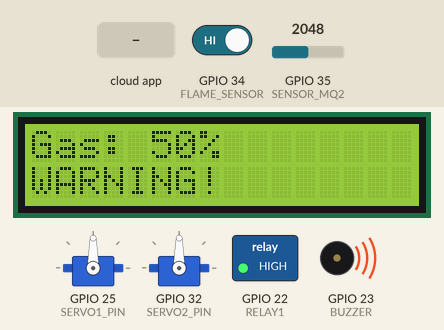
Bench run of a sketch on a simulated ESP32. Shown: 16×2 character LCD, 2 × servo, switched loads named in the sketch (green lamp = pin HIGH), buzzer (waves = sounding, pin HIGH). Inputs (shaded band) come from the test bench; at power-on: GPIO 35 (SENSOR_MQ2) = 2048, GPIO 34 (FLAME_SENSOR) HIGH. WiFi joins after 1.5 s; servers stay silent unless stated; the local clock reads 2024-03-15 10:24:30 at power-on unless the sketch sets it; what the sketch prints to the serial monitor is not drawn.

Above: at 5.1 s.
5.2 s: GPIO 35 (SENSOR_MQ2) set to 224
At 7.3 s:
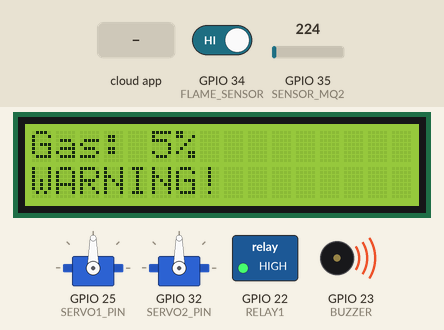
8.2 s: GPIO 35 (SENSOR_MQ2) set to 191
At 8.9 s:
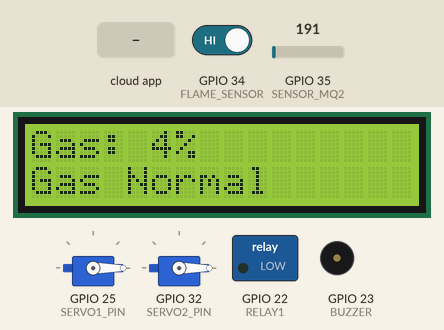
11.2 s: GPIO 34 (FLAME_SENSOR) driven LOW
At 12.0 s:
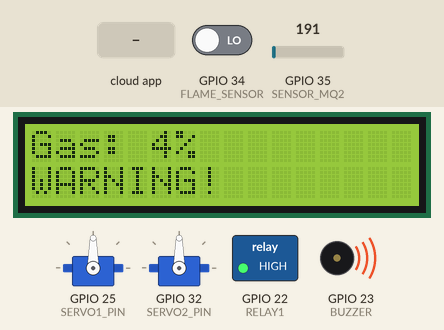
14.2 s: GPIO 35 (SENSOR_MQ2) set to 491
At 15.0 s:
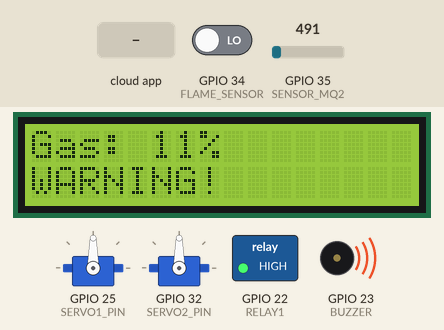
17.2 s: the phone or cloud app sets fan to ON
18.7 s: the phone or cloud app sets buzzer to ON
Timing chart, 0 to 21.7 s (numbered marks = the images above; inputs shaded):
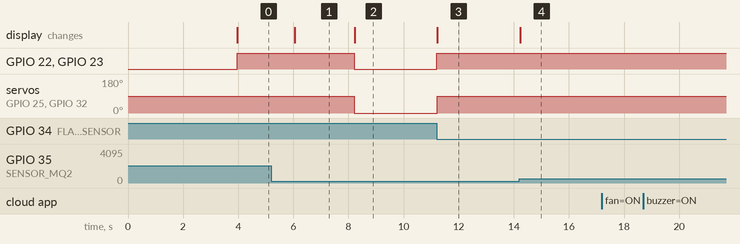

Measured:
- the behaviour switches between 205 and 204 on GPIO 35 (SENSOR_MQ2) (found by bisection; images 1 and 2)
- after the input at 5.2 s, the display: changes after 0.86 s (image 1)
- after the input at 8.2 s, GPIO 22 (RELAY1), GPIO 23 (BUZZER): HIGH → LOW at once; servo on GPIO 25 (SERVO1_PIN), servo on GPIO 32 (SERVO2_PIN): 90° → 0° at once; the display: changes at once (image 2)
- after the input at 11.2 s, GPIO 22 (RELAY1), GPIO 23 (BUZZER): LOW → HIGH at once; servo on GPIO 25 (SERVO1_PIN), servo on GPIO 32 (SERVO2_PIN): 0° → 90° at once; the display: changes at once (image 3)
- after the input at 14.2 s, the display: changes at once (image 4)
- after the input at 17.2 s, every drawn part: stays the same
- after the input at 18.7 s, every drawn part: stays the same

The sketch:

gas.ino
```cpp
#include <WiFi.h>
#include <Firebase_ESP_Client.h>
#include <WebServer.h>
#include <LiquidCrystal.h>
#include <ESP32Servo.h>
#include "time.h"
// #include <Button.h>

// ------------------------ WiFi ------------------------
const char* ssid = "iPhone";
const char* password = "vannhucu";

// ------------------------ Time ------------------------
const char* ntpServer = "pool.ntp.org";
const long gmtOffset_sec = 7 * 3600; // GMT+7
const int daylightOffset_sec = 0;


// ------------------------ Firebase ------------------------
#define FIREBASE_HOST "iot-gas-6bce5-default-rtdb.asia-southeast1.firebasedatabase.app"
#define FIREBASE_AUTH "ys2pnoqLxJIzcuGSUnwhzjn2LAcKitjYaKVWNWp8"

FirebaseData fbdo;
FirebaseData stream;
FirebaseData streamThreshold;
FirebaseAuth auth;
FirebaseConfig config;

// ------------------------ LCD1602 ------------------------
#define LCD_RS  15
#define LCD_EN  13
#define LCD_D4  12
#define LCD_D5  14
#define LCD_D6  27
#define LCD_D7  26
LiquidCrystal My_LCD(LCD_RS, LCD_EN, LCD_D4, LCD_D5, LCD_D6, LCD_D7);

// ------------------------ Buzzer ------------------------
#define BUZZER  23
bool buzzerState = false;

// ------------------------ Relay ------------------------
#define RELAY1  22
#define RELAY2  21
bool fanState = false;

// ------------------------ MQ2 ------------------------
#define SENSOR_MQ2  35
int mq2Threshold = 5;

// ------------------------ Flame Sensor ------------------------
#define FLAME_SENSOR 34
bool fireDetected = false;


// ------------------------ Servo ------------------------`
Servo myservo1;
Servo myservo2;
#define SERVO1_PIN 25
#define SERVO2_PIN 32
bool windowState = false;

// ------------------------ Button ------------------------
// #define buttonPinMENU    5
// #define buttonPinDOWN    18
// #define buttonPinUP      19
// #define buttonPinONOFF   21
// Button buttonMENU(buttonPinMENU);
// Button buttonDOWN(buttonPinDOWN);
// Button buttonUP(buttonPinUP);
// Button buttonONOFF(buttonPinONOFF);

// Lấy thời gian thực
long getUnixTime() {
    time_t now;
    time(&now);
    return now; // giây
}

// WiFi
void ConnectWifi() {
    Serial.println("Dang ket noi WiFi...");
    WiFi.begin(ssid, password);

    while (WiFi.status() != WL_CONNECTED) {
        delay(400);
        Serial.print(".");
    }
    Serial.println("\nDa ket noi WiFi!");
    Serial.print("IP Address: ");
    Serial.println(WiFi.localIP());
}

// Đọc MQ2 và đổi sang %
int readGasSensor() {
    int rawValue = analogRead(SENSOR_MQ2);
    return map(rawValue, 0, 4095, 0, 100);
}
// Đọc cảm biến lửa
bool readFireSensor() {
    int fireValue = digitalRead(FLAME_SENSOR);
    fireDetected = (fireValue == LOW);  // LOW = có lửa
    return fireDetected;
}

// Hiển thị LCD
void ShowGasOnLCD(int gasPercent, bool warning) {
    My_LCD.clear();
    My_LCD.setCursor(0, 0);
    My_LCD.print("Gas: ");
    My_LCD.print(gasPercent);
    My_LCD.print("%");

    My_LCD.setCursor(0, 1);
    if (warning)
        My_LCD.print("WARNING!");
    else
        My_LCD.print("Gas Normal    ");
}

// ----------------------------------------------------------------------
// Gửi Firebase
// ----------------------------------------------------------------------
unsigned long lastSendTime = 0;
const unsigned long sendInterval = 5000;

void SendData(int gasPercent, bool warning, bool buzzerState, bool fanState) {
    unsigned long nowMs = millis();
    if (nowMs - lastSendTime < sendInterval) return;
    lastSendTime = nowMs;

    long ts = getUnixTime();  // thời gian thực

    Firebase.RTDB.setInt(&fbdo, "/gas/current/value", gasPercent);
    Firebase.RTDB.setBool(&fbdo, "/gas/current/warning", warning);

    Firebase.RTDB.setString(&fbdo, "/gas/device/buzzer", buzzerState ? "ON" : "OFF");
    Firebase.RTDB.setString(&fbdo, "/gas/device/fan", fanState ? "ON" : "OFF");
    Firebase.RTDB.setString(&fbdo, "/gas/device/servo", windowState ? "ON" : "OFF");

    String key = String(ts);

    Firebase.RTDB.setInt(&fbdo, "/gas/history/" + key + "/value", gasPercent);
    Firebase.RTDB.setInt(&fbdo, "/gas/history/" + key + "/timestamp", ts);

    Serial.print("Gửi Firebase, Time: ");
    Serial.println(ts);
}


// ----------------------------------------------------------------------
// Điều khiển thiết bị
// ----------------------------------------------------------------------
void controlBuzzer(int gasPercent, bool warning, bool serverControl) {
    buzzerState = warning || serverControl;
    digitalWrite(BUZZER, buzzerState ? HIGH : LOW);
}

void controlRelayFan(int gasPercent, bool warning, bool serverControl) {
    fanState = warning || serverControl;
    digitalWrite(RELAY1, fanState ? HIGH : LOW);
}

void controlServo(int gasPercent, bool warning, bool serverControl) {
    bool openWindow = warning || serverControl;

    if (openWindow && windowState == 0) {
        myservo1.write(90);
        myservo2.write(90);
        windowState = 1;
        Serial.println("Servo: Mo cua so");
    }
    else if (!openWindow && windowState == 1) {
        myservo1.write(0);
        myservo2.write(0);
        windowState = 0;
        Serial.println("Servo: Dong cua so");
    }
}

// ----------------------------------------------------------------------
// STREAM từ Firebase
// ----------------------------------------------------------------------
String fanStateServer = "OFF";
String buzzerStateServer = "OFF";
String windowStateServer = "OFF";

void streamCallback(FirebaseStream data) {
    String path = data.dataPath();
    String value = data.stringData();

    if (path == "/fan") {
        fanStateServer = value;
    }
    if (path == "/buzzer") {
        buzzerStateServer = value;
    }
    if (path == "/servo") {
        windowStateServer = value;
    }

    Serial.print("[Stream] ");
    Serial.print(path);
    Serial.print(" = ");
    Serial.println(value);
}

void streamCallbackThreshold(FirebaseStream data) {
    String path = data.dataPath();

    if (path == "/threshold") {
        mq2Threshold = data.intData();
        Serial.print("Threshold = ");
        Serial.println(mq2Threshold);
    }
}


void streamTimeout(bool timeout) {
    if (timeout) Serial.println("Stream timeout, reconnecting...");
}

// ----------------------------------------------------------------------
// SETUP
// ----------------------------------------------------------------------
void setup() {
    Serial.begin(115200);

    pinMode(BUZZER, OUTPUT);
    pinMode(RELAY1, OUTPUT);
    pinMode(SENSOR_MQ2, INPUT);
    pinMode(FLAME_SENSOR, INPUT);


    My_LCD.begin(16, 2);

    myservo1.attach(SERVO1_PIN);
    myservo2.attach(SERVO2_PIN);

    // buttonMENU.begin();
    // buttonDOWN.begin();
    // buttonUP.begin();
    // buttonONOFF.begin();

    ConnectWifi();

    configTime(gmtOffset_sec, daylightOffset_sec, ntpServer);

    Serial.println("Đang đồng bộ thời gian...");
    delay(2000);  // đợi NTP trả về

    time_t now;
    time(&now);
    Serial.print("Thời gian hiện tại: ");
    Serial.println(now);


    // Firebase config
    config.database_url = FIREBASE_HOST;
    config.signer.tokens.legacy_token = FIREBASE_AUTH;


    Firebase.begin(&config, &auth);
    Firebase.reconnectWiFi(true);

    // Bắt đầu stream
    Firebase.RTDB.beginStream(&stream, "/gas/device");
    Firebase.RTDB.setStreamCallback(&stream, streamCallback, streamTimeout);

    Firebase.RTDB.beginStream(&streamThreshold, "/gas/status");
    Firebase.RTDB.setStreamCallback(&streamThreshold, streamCallbackThreshold, streamTimeout);
}

// ----------------------------------------------------------------------
// LOOP
// ----------------------------------------------------------------------
void loop() {
    int gasLevel = readGasSensor();
    bool fireWarning = readFireSensor();
    bool warning = gasLevel >= mq2Threshold;
    if(fireWarning) warning = true;

    bool serverBuzzer = (buzzerStateServer == "ON");
    bool serverFan = (fanStateServer == "ON");
    bool serverServo = (windowStateServer == "ON");

    controlBuzzer(gasLevel, warning, serverBuzzer);
    controlRelayFan(gasLevel, warning, serverFan);
    controlServo(gasLevel, warning, serverServo);

    ShowGasOnLCD(gasLevel, warning);

    SendData(gasLevel, warning, buzzerState, fanState);

    // buttonMENU.read();
    // buttonDOWN.read();
    // buttonUP.read();
    // buttonONOFF.read();
}
```
